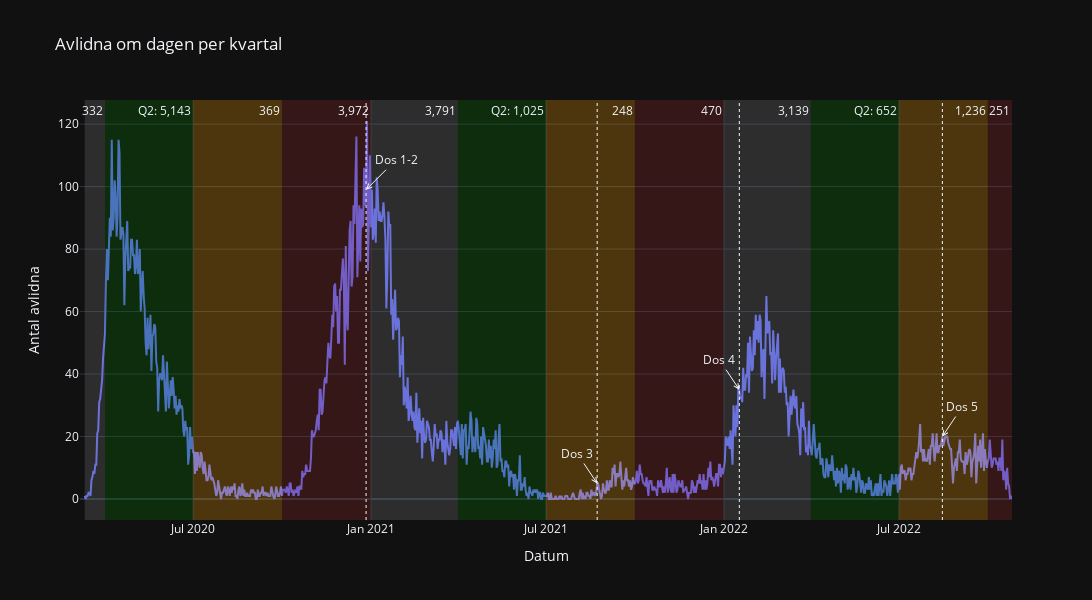

Notebook code cell kept with this figure:
### Markdown cell above
### KPI#3 Ökad eller minskad dödlighet om dagen, per kvartal
* Här undersöks antal avlidna från första dödsfallet 11:e Mars 2020 till 25:e Oktober 2020. 

* Datum och kvartal för administration av vaccinationer 1-5 inkluderas.  

* Resultat visar dödsfall ökade från första peaken 8:e april 2020 till 28:e december 2020, innan vaccinationsdoser administrerades.  

* Efter vaccinationdoser 1-4 administrerades mellan Q4 2020 och Q1 2022 halverades dödsfallen nästan (46.3%).

### Code cell
from datetime import datetime
from dateutil.relativedelta import relativedelta 

deaths_per_quarter = {}
for year in [0,1,2]:
    counter = 1
    for month in ["01", "04", "07", "10" ]:
        date = datetime.strptime(f'202{year}-{month}-01 00:00:00', '%Y-%m-%d %H:%M:%S')

        mask = (daily_deaths["Datum_avliden"] >= date) & (daily_deaths["Datum_avliden"] < date + relativedelta(months=3))
        quarter = daily_deaths[mask]
        deaths = quarter["Antal_avlidna"].sum()
        deaths_per_quarter.update({f"Q{counter}_2{year}":deaths})
        counter += 1


fig = px.line(daily_deaths, x="Datum_avliden", y="Antal_avlidna", title="Avlidna om dagen per kvartal", template='plotly_dark', labels=dict(Antal_avlidna="Antal avlidna", Datum_avliden="Datum"))

fig.add_vrect(x0="2020-03-11", x1="2020-04-01", 
              annotation_text=f"{deaths_per_quarter['Q1_20']:,}", annotation_position="top right",
              fillcolor="grey", opacity=0.25, line_width=0)

fig.add_vrect(x0="2020-04-01", x1="2020-07-01", annotation_text=f"Q2: {deaths_per_quarter['Q2_20']:,}", annotation_position="top right", fillcolor="green", opacity=0.25, line_width=0)
fig.add_vrect(x0="2020-07-01", x1="2020-10-01", annotation_text=f"{deaths_per_quarter['Q3_20']:,}", annotation_position="top right", fillcolor="orange", opacity=0.25, line_width=0)
fig.add_vrect(x0="2020-10-01", x1="2021-01-01", annotation_text=f"{deaths_per_quarter['Q4_20']:,}", annotation_position="top right", fillcolor="brown", opacity=0.25, line_width=0)

# # # # # # # # # # # # # # # # # # # # # # # # # # # # # # # # # # # # # # # # 

fig.add_vrect(x0="2021-01-01", x1="2021-04-01", annotation_text=f"{deaths_per_quarter['Q1_21']:,}", annotation_position="top right", fillcolor="grey", opacity=0.25, line_width=0)
fig.add_vrect(x0="2021-04-01", x1="2021-07-01", annotation_text=f"Q2: {deaths_per_quarter['Q2_21']:,}", annotation_position="top right", fillcolor="green", opacity=0.25, line_width=0)
fig.add_vrect(x0="2021-07-01", x1="2021-10-01", annotation_text=f"{deaths_per_quarter['Q3_21']:,}", annotation_position="top right", fillcolor="orange", opacity=0.25, line_width=0)
fig.add_vrect(x0="2021-10-01", x1="2022-01-01", annotation_text=f"{deaths_per_quarter['Q4_21']:,}", annotation_position="top right", fillcolor="brown", opacity=0.25, line_width=0)

# # # # # # # # # # # # # # # # # # # # # # # # # # # # # # # # # # # # # # # # 

fig.add_vrect(x0="2022-01-01", x1="2022-04-01", annotation_text=f"{deaths_per_quarter['Q1_22']:,}", annotation_position="top right", fillcolor="grey", opacity=0.25, line_width=0)
fig.add_vrect(x0="2022-04-01", x1="2022-07-01", annotation_text=f"Q2: {deaths_per_quarter['Q2_22']:,}", annotation_position="top right", fillcolor="green", opacity=0.25, line_width=0)
fig.add_vrect(x0="2022-07-01", x1="2022-10-01", annotation_text=f"{deaths_per_quarter['Q3_22']:,}", annotation_position="top right", fillcolor="orange", opacity=0.25, line_width=0)
fig.add_vrect(x0="2022-10-01", x1="2022-10-26", annotation_text=f"{deaths_per_quarter['Q4_22']:,}", annotation_position="top right", fillcolor="brown", opacity=0.25, line_width=0)

fig.add_vline(x="2020-12-27", line_width=1, line_dash="dot")
fig.add_vline(x="2021-08-23", line_width=1, line_dash="dot")
fig.add_vline(x="2022-01-17", line_width=1, line_dash="dot")
fig.add_vline(x="2022-08-15", line_width=1, line_dash="dot")


fig.add_annotation(x="2020-12-27 00:00:00", y=99,
            text="Dos 1-2",
            showarrow=True,
            arrowhead=5,
            ax=30)

fig.add_annotation(x="2021-08-23 00:00:00", y=5, text="Dos 3", showarrow=True, arrowhead=5, ax=-20)
fig.add_annotation(x="2022-01-17 00:00:00", y=35, text="Dos 4", showarrow=True, arrowhead=5, ax=-20)
fig.add_annotation(x="2022-08-15 00:00:00", y=20, text="Dos 5", showarrow=True, arrowhead=5, ax=20)

fig.update_layout(height=600, width=1500)


fig.show()

### Figure 1 — Plotly figure (JSON) as saved in the notebook; plotly's stock layout.template omitted (floating-point values rounded to 4 significant figures; data arrays with more than 128 entries replaced by an {"elided": "..."} marker saying what was removed)
{"data": [{"hovertemplate": "Datum=%{x}<br>Antal avlidna=%{y}<extra></extra>", "legendgroup": "", "line": {"color": "#636efa", "dash": "solid"}, "marker": {"symbol": "circle"}, "mode": "lines", "name": "", "orientation": "v", "showlegend": false, "type": "scatter", "x": {"elided": "960 str values"}, "xaxis": "x", "y": {"elided": "960 int values"}, "yaxis": "y"}], "layout": {"annotations": [{"showarrow": false, "text": "332", "x": "2020-04-01", "xanchor": "right", "xref": "x", "y": 1, "yanchor": "top", "yref": "y domain"}, {"showarrow": false, "text": "Q2: 5,143", "x": "2020-07-01", "xanchor": "right", "xref": "x", "y": 1, "yanchor": "top", "yref": "y domain"}, {"showarrow": false, "text": "369", "x": "2020-10-01", "xanchor": "right", "xref": "x", "y": 1, "yanchor": "top", "yref": "y domain"}, {"showarrow": false, "text": "3,972", "x": "2021-01-01", "xanchor": "right", "xref": "x", "y": 1, "yanchor": "top", "yref": "y domain"}, {"showarrow": false, "text": "3,791", "x": "2021-04-01", "xanchor": "right", "xref": "x", "y": 1, "yanchor": "top", "yref": "y domain"}, {"showarrow": false, "text": "Q2: 1,025", "x": "2021-07-01", "xanchor": "right", "xref": "x", "y": 1, "yanchor": "top", "yref": "y domain"}, {"showarrow": false, "text": "248", "x": "2021-10-01", "xanchor": "right", "xref": "x", "y": 1, "yanchor": "top", "yref": "y domain"}, {"showarrow": false, "text": "470", "x": "2022-01-01", "xanchor": "right", "xref": "x", "y": 1, "yanchor": "top", "yref": "y domain"}, {"showarrow": false, "text": "3,139", "x": "2022-04-01", "xanchor": "right", "xref": "x", "y": 1, "yanchor": "top", "yref": "y domain"}, {"showarrow": false, "text": "Q2: 652", "x": "2022-07-01", "xanchor": "right", "xref": "x", "y": 1, "yanchor": "top", "yref": "y domain"}, {"showarrow": false, "text": "1,236", "x": "2022-10-01", "xanchor": "right", "xref": "x", "y": 1, "yanchor": "top", "yref": "y domain"}, {"showarrow": false, "text": "251", "x": "2022-10-26", "xanchor": "right", "xref": "x", "y": 1, "yanchor": "top", "yref": "y domain"}, {"arrowhead": 5, "ax": 30, "showarrow": true, "text": "Dos 1-2", "x": "2020-12-27 00:00:00", "y": 99}, {"arrowhead": 5, "ax": -20, "showarrow": true, "text": "Dos 3", "x": "2021-08-23 00:00:00", "y": 5}, {"arrowhead": 5, "ax": -20, "showarrow": true, "text": "Dos 4", "x": "2022-01-17 00:00:00", "y": 35}, {"arrowhead": 5, "ax": 20, "showarrow": true, "text": "Dos 5", "x": "2022-08-15 00:00:00", "y": 20}], "height": 600, "legend": {"tracegroupgap": 0}, "shapes": [{"fillcolor": "grey", "line": {"width": 0}, "opacity": 0.25, "type": "rect", "x0": "2020-03-11", "x1": "2020-04-01", "xref": "x", "y0": 0, "y1": 1, "yref": "y domain"}, {"fillcolor": "green", "line": {"width": 0}, "opacity": 0.25, "type": "rect", "x0": "2020-04-01", "x1": "2020-07-01", "xref": "x", "y0": 0, "y1": 1, "yref": "y domain"}, {"fillcolor": "orange", "line": {"width": 0}, "opacity": 0.25, "type": "rect", "x0": "2020-07-01", "x1": "2020-10-01", "xref": "x", "y0": 0, "y1": 1, "yref": "y domain"}, {"fillcolor": "brown", "line": {"width": 0}, "opacity": 0.25, "type": "rect", "x0": "2020-10-01", "x1": "2021-01-01", "xref": "x", "y0": 0, "y1": 1, "yref": "y domain"}, {"fillcolor": "grey", "line": {"width": 0}, "opacity": 0.25, "type": "rect", "x0": "2021-01-01", "x1": "2021-04-01", "xref": "x", "y0": 0, "y1": 1, "yref": "y domain"}, {"fillcolor": "green", "line": {"width": 0}, "opacity": 0.25, "type": "rect", "x0": "2021-04-01", "x1": "2021-07-01", "xref": "x", "y0": 0, "y1": 1, "yref": "y domain"}, {"fillcolor": "orange", "line": {"width": 0}, "opacity": 0.25, "type": "rect", "x0": "2021-07-01", "x1": "2021-10-01", "xref": "x", "y0": 0, "y1": 1, "yref": "y domain"}, {"fillcolor": "brown", "line": {"width": 0}, "opacity": 0.25, "type": "rect", "x0": "2021-10-01", "x1": "2022-01-01", "xref": "x", "y0": 0, "y1": 1, "yref": "y domain"}, {"fillcolor": "grey", "line": {"width": 0}, "opacity": 0.25, "type": "rect", "x0": "2022-01-01", "x1": "2022-04-01", "xref": "x", "y0": 0, "y1": 1, "yref": "y domain"}, {"fillcolor": "green", "line": {"width": 0}, "opacity": 0.25, "type": "rect", "x0": "2022-04-01", "x1": "2022-07-01", "xref": "x", "y0": 0, "y1": 1, "yref": "y domain"}, {"fillcolor": "orange", "line": {"width": 0}, "opacity": 0.25, "type": "rect", "x0": "2022-07-01", "x1": "2022-10-01", "xref": "x", "y0": 0, "y1": 1, "yref": "y domain"}, {"fillcolor": "brown", "line": {"width": 0}, "opacity": 0.25, "type": "rect", "x0": "2022-10-01", "x1": "2022-10-26", "xref": "x", "y0": 0, "y1": 1, "yref": "y domain"}, {"line": {"dash": "dot", "width": 1}, "type": "line", "x0": "2020-12-27", "x1": "2020-12-27", "xref": "x", "y0": 0, "y1": 1, "yref": "y domain"}, {"line": {"dash": "dot", "width": 1}, "type": "line", "x0": "2021-08-23", "x1": "2021-08-23", "xref": "x", "y0": 0, "y1": 1, "yref": "y domain"}, {"line": {"dash": "dot", "width": 1}, "type": "line", "x0": "2022-01-17", "x1": "2022-01-17", "xref": "x", "y0": 0, "y1": 1, "yref": "y domain"}, {"line": {"dash": "dot", "width": 1}, "type": "line", "x0": "2022-08-15", "x1": "2022-08-15", "xref": "x", "y0": 0, "y1": 1, "yref": "y domain"}], "title": {"text": "Avlidna om dagen per kvartal"}, "width": 1500, "xaxis": {"anchor": "y", "domain": [0, 1], "title": {"text": "Datum"}}, "yaxis": {"anchor": "x", "domain": [0, 1], "title": {"text": "Antal avlidna"}}}}
